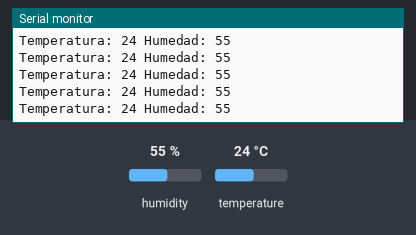
This sketch was run on a simulated Arduino Uno, built with avr-gcc and run on an emulated ATmega328P. On the bench: the last lines printed to the serial monitor. The test bench sets the inputs (shaded band); at power-on: humidity 55 %, temperature 24 °C.

Above: at 2.8 s.
2.9 s: humidity set to 22 %
At 4.4 s:
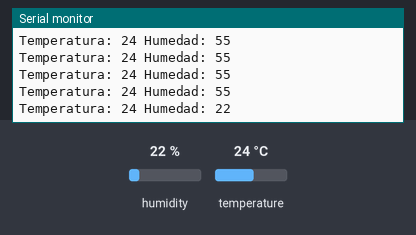
5.6 s: temperature set to 12 °C
At 5.6 s:
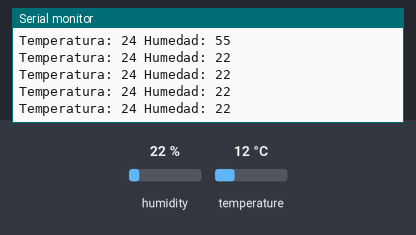
8.3 s: humidity set to 40 %
At 8.9 s:
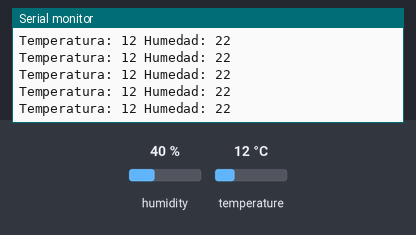
Timing chart, 0 to 11.3 s (numbered marks = the images above; inputs shaded):
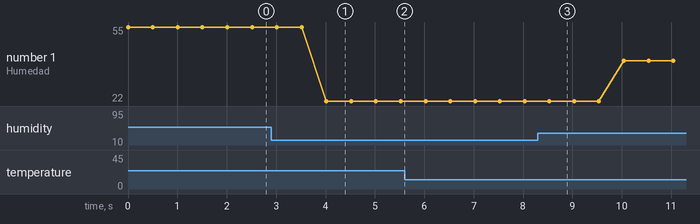

The sketch:

temperatura-y-humedad-dht.ino
```cpp
/*
	Laboratorio 5
	Programa que utiliza el sensor DHT22 o DHT11 para obtener datos de temperatura
	y humedad. Deben instalarse la Librerias DHT Sensor Library y Adafruit Unified Sensor.


*/

#include <DHT.h>		// importa la Librerias DHT
#include <DHT_U.h>

int SENSOR = 2;			// pin DATA de DHT22 a pin digital 2
int TEMPERATURA;
int HUMEDAD;

DHT dht(SENSOR, DHT22);		// creacion del objeto, cambiar segundo parametro
				// por DHT11 si se utiliza en lugar del DHT22
void setup(){
  Serial.begin(9600);		// inicializacion de monitor serial
  dht.begin();			// inicializacion de sensor
}

void loop(){
  TEMPERATURA = dht.readTemperature();	// obtencion de valor de temperatura
  HUMEDAD = dht.readHumidity();		// obtencion de valor de humedad
  Serial.print("Temperatura: ");	// escritura en monitor serial de los valores
  Serial.print(TEMPERATURA);
  Serial.print(" Humedad: ");
  Serial.println(HUMEDAD);
  delay(500);
}
```

Measured:
- after the input at 2.9 s, the serial monitor: prints a new line after 1.1 s (image 1)
- plotted number 1: 55 → 22 after the input at 2.9 s, 22 → 40 after the input at 8.3 s
